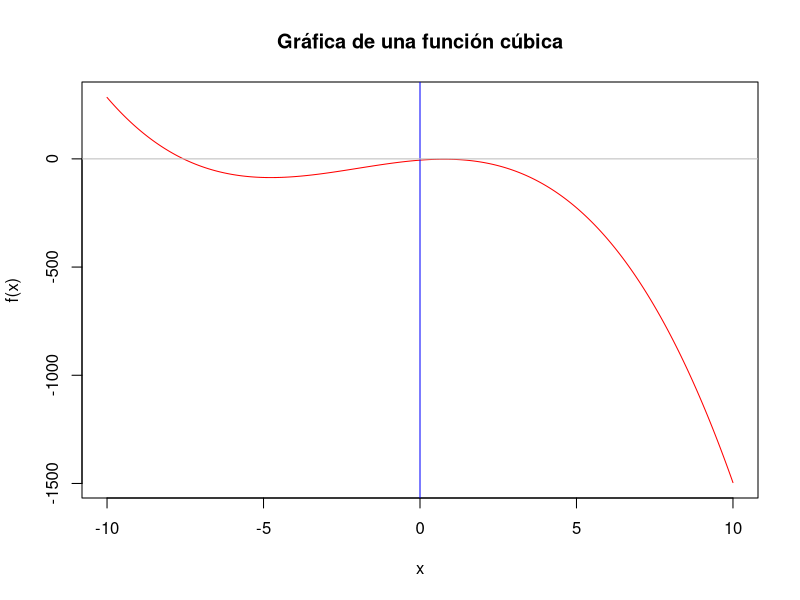

Write R code to recreate this figure.
## ---- chunk 1
knitr::opts_chunk$set(echo = TRUE)
## ---- chunk 2
N <- 1000
a <- -10
b <- 10
paso <- 0.01
x <- seq(a,b,paso); (x)
head(x,10)
## ---- chunk 3
A <- -1
B <- -6
C <- 11
D <- -6

f_x <- A*(x^3)+B*(x^2)+C*x+D
head(f_x,10)
## ---- chunk 4
plot(x,f_x, col = "red",
     main = "Gráfica de una función cúbica",
     type = "l",
     xlab = "x",
     ylab = "f(x)")
abline(v = 0, type = "-", col = "blue")
abline(h = 0, type = "-", col = "gray")
## ---- chunk 5
a <- -9
b <- -5
## ---- chunk 6
c <- (a + b) / 2;
print(c)
## ---- chunk 7
f_cubica <- function(x){
  A*(x^3)+B*(x^2)+(C*x)+D
}
## ---- chunk 8
fa <- f_cubica(a); print(fa)
fb <- f_cubica(b); print(fb)
fc <- f_cubica(c); print(fc)
## ---- chunk 9
signo_fafc <- sign(fa*fc); print(signo_fafc)
signo_fbfc <- sign(fb*fc); print(signo_fbfc)
error <- (a - b) / 2; print(error)
## ---- chunk 10
b <- c; print(b)
c <- (a+b) / 2; print(c)
## ---- chunk 11
fa <- f_cubica(a); print(fa)
fb <- f_cubica(b); print(fb)
fc <- f_cubica(c); print(fc)

signo_fafc <- sign(fa*fc); print(signo_fafc)
signo_fbfc <- sign(fb*fc); print(signo_fbfc)
error <- (a - b) / 2; print(error)
## ---- chunk 12
a <- c; print(a)
c <- (a+b) / 2; print(c)
## ---- chunk 13
fa <- f_cubica(a); print(fa)
fb <- f_cubica(b); print(fb)
fc <- f_cubica(c); print(fc)

signo_fafc <- sign(fa*fc); print(signo_fafc)
signo_fbfc <- sign(fb*fc); print(signo_fbfc)
error <- (a - b) / 2; print(error)
## ---- chunk 14
b <- c; print(b)
c <- (a+b) / 2; print(c)
## ---- chunk 15
fa <- f_cubica(a); print(fa)
fb <- f_cubica(b); print(fb)
fc <- f_cubica(c); print(fc)

signo_fafc <- sign(fa*fc); print(signo_fafc)
signo_fbfc <- sign(fb*fc); print(signo_fbfc)
error <- (a - b) / 2; print(error)
## ---- chunk 16
a <- c; print(a)
c <- (a+b) / 2; print(c)
## ---- chunk 17
fa <- f_cubica(a); print(fa)
fb <- f_cubica(b); print(fb)
fc <- f_cubica(c); print(fc)

signo_fafc <- sign(fa*fc); print(signo_fafc)
signo_fbfc <- sign(fb*fc); print(signo_fbfc)
error <- (a - b) / 2; print(error)
## ---- chunk 18
a <- c; print(a)
c <- (a+b) / 2; print(c)
## ---- chunk 19
fa <- f_cubica(a); print(fa)
fb <- f_cubica(b); print(fb)
fc <- f_cubica(c); print(fc)

signo_fafc <- sign(fa*fc); print(signo_fafc)
signo_fbfc <- sign(fb*fc); print(signo_fbfc)
error <- (a - b) / 2; print(error)
## ---- chunk 20
a <- c; print(a)
c <- (a+b) / 2; print(c)
## ---- chunk 21
fa <- f_cubica(a); print(fa)
fb <- f_cubica(b); print(fb)
fc <- f_cubica(c); print(fc)

signo_fafc <- sign(fa*fc); print(signo_fafc)
signo_fbfc <- sign(fb*fc); print(signo_fbfc)
error <- (a - b) / 2; print(error)
## ---- chunk 22
b <- c; print(b)
c <- (a+b) / 2; print(c)
## ---- chunk 23
fa <- f_cubica(a); print(fa)
fb <- f_cubica(b); print(fb)
fc <- f_cubica(c); print(fc)

signo_fafc <- sign(fa*fc); print(signo_fafc)
signo_fbfc <- sign(fb*fc); print(signo_fbfc)
error <- (a - b) / 2; print(error)
## ---- chunk 24
b <- c; print(b)
c <- (a+b) / 2; print(c)
## ---- chunk 25
fa <- f_cubica(a); print(fa)
fb <- f_cubica(b); print(fb)
fc <- f_cubica(c); print(fc)

signo_fafc <- sign(fa*fc); print(signo_fafc)
signo_fbfc <- sign(fb*fc); print(signo_fbfc)
error <- (a - b) / 2; print(error)
## ---- chunk 26
b <- c; print(b)
c <- (a+b) / 2; print(c)
## ---- chunk 27
fa <- f_cubica(a); print(fa)
fb <- f_cubica(b); print(fb)
fc <- f_cubica(c); print(fc)

signo_fafc <- sign(fa*fc); print(signo_fafc)
signo_fbfc <- sign(fb*fc); print(signo_fbfc)
error <- (a - b) / 2; print(error)
## ---- chunk 28
b <- c; print(b)
c <- (a+b) / 2; print(c)
## ---- chunk 29
fa <- f_cubica(a); print(fa)
fb <- f_cubica(b); print(fb)
fc <- f_cubica(c); print(fc)

signo_fafc <- sign(fa*fc); print(signo_fafc)
signo_fbfc <- sign(fb*fc); print(signo_fbfc)
error <- (a - b) / 2; print(error)
## ---- chunk 30
a <- c; print(a)
c <- (a+b) / 2; print(c)
## ---- chunk 31
fa <- f_cubica(a); print(fa)
fb <- f_cubica(b); print(fb)
fc <- f_cubica(c); print(fc)

signo_fafc <- sign(fa*fc); print(signo_fafc)
signo_fbfc <- sign(fb*fc); print(signo_fbfc)
error <- (a - b) / 2; print(error)
## ---- chunk 32
b <- c; print(b)
c <- (a+b) / 2; print(c)
## ---- chunk 33
fa <- f_cubica(a); print(fa)
fb <- f_cubica(b); print(fb)
fc <- f_cubica(c); print(fc)

signo_fafc <- sign(fa*fc); print(signo_fafc)
signo_fbfc <- sign(fb*fc); print(signo_fbfc)
error <- (a - b) / 2; print(error)
## ---- chunk 34
a <- c; print(a)
c <- (a+b) / 2; print(c)
## ---- chunk 35
fa <- f_cubica(a); print(fa)
fb <- f_cubica(b); print(fb)
fc <- f_cubica(c); print(fc)

signo_fafc <- sign(fa*fc); print(signo_fafc)
signo_fbfc <- sign(fb*fc); print(signo_fbfc)
error <- (a - b) / 2; print(error)
## ---- chunk 36
b <- c; print(b)
c <- (a+b) / 2; print(c)
## ---- chunk 37
fa <- f_cubica(a); print(fa)
fb <- f_cubica(b); print(fb)
fc <- f_cubica(c); print(fc)

signo_fafc <- sign(fa*fc); print(signo_fafc)
signo_fbfc <- sign(fb*fc); print(signo_fbfc)
error <- (a - b) / 2; print(error)
## ---- chunk 38
b <- c; print(b)
c <- (a+b) / 2; print(c)
## ---- chunk 39
fa <- f_cubica(a); print(fa)
fb <- f_cubica(b); print(fb)
fc <- f_cubica(c); print(fc)

signo_fafc <- sign(fa*fc); print(signo_fafc)
signo_fbfc <- sign(fb*fc); print(signo_fbfc)
error <- (a - b) / 2; print(error)
## ---- chunk 40
b <- c; print(b)
c <- (a+b) / 2; print(c)
## ---- chunk 41
fa <- f_cubica(a); print(fa)
fb <- f_cubica(b); print(fb)
fc <- f_cubica(c); print(fc)

signo_fafc <- sign(fa*fc); print(signo_fafc)
signo_fbfc <- sign(fb*fc); print(signo_fbfc)
error <- (a - b) / 2; print(error)
## ---- chunk 42
a <- c; print(a)
c <- (a+b) / 2; print(c)
## ---- chunk 43
fa <- f_cubica(a); print(fa)
fb <- f_cubica(b); print(fb)
fc <- f_cubica(c); print(fc)

signo_fafc <- sign(fa*fc); print(signo_fafc)
signo_fbfc <- sign(fb*fc); print(signo_fbfc)
error <- (a - b) / 2; print(error)
## ---- chunk 44
a <- c; print(a)
c <- (a+b) / 2; print(c)
## ---- chunk 45
fa <- f_cubica(a); print(fa)
fb <- f_cubica(b); print(fb)
fc <- f_cubica(c); print(fc)

signo_fafc <- sign(fa*fc); print(signo_fafc)
signo_fbfc <- sign(fb*fc); print(signo_fbfc)
error <- (a - b) / 2; print(error)
